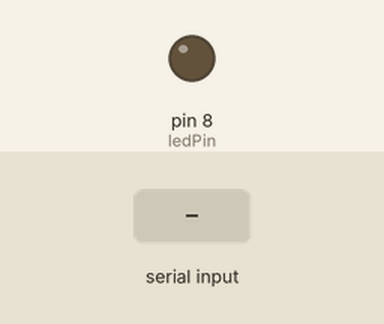
Bench run of a sketch on a simulated Arduino Uno, built with avr-gcc and run on an emulated ATmega328P. Parts: output pins drawn as LEDs (lit = HIGH). The inputs (shaded band) are chosen by the test bench. What the sketch prints to the serial monitor is not drawn.

Above: at 1.2 s.
1.3 s: "1" received over Serial
At 2.5 s:
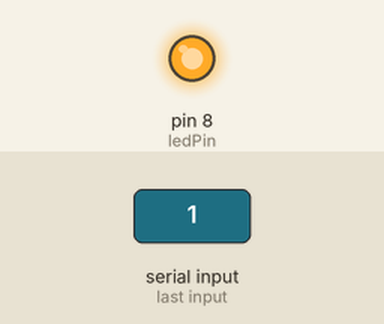
2.8 s: "0" received over Serial
At 3.9 s:
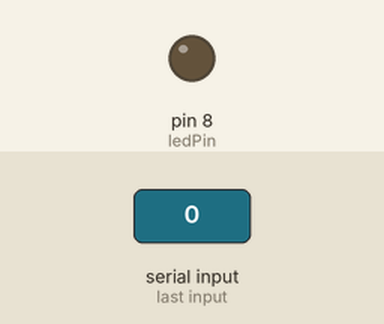
Timing chart, 0 to 5.8 s (numbered marks = the images above; inputs shaded):
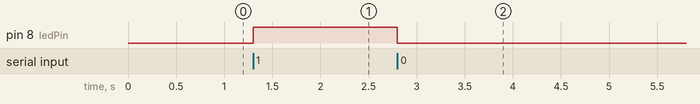

Measured:
- after the input at 1.3 s, pin 8 (ledPin): LOW → HIGH at once
- after the input at 2.8 s, pin 8 (ledPin): HIGH → LOW at once

The sketch:

led.ino
```cpp
// Arduino IDE 会自动包含所需的核心库，无需显式包含 Arduino.h

const int ledPin = 8; // 数字引脚8输出高低电平

void setup()
{
  // 初始化串口通信，波特率设置为9600（和Python端一致）
  Serial.begin(9600);

  // 设置LED引脚为输出模式
  pinMode(ledPin, OUTPUT);

  // 初始状态关闭LED
  digitalWrite(ledPin, LOW);
  Serial.println("Arduino已启动，等待指令...");
}

void loop()
{
  // 检查串口是否有数据可读
  if (Serial.available() > 0)
  {
    // 读取接收到的字节
    char command = Serial.read();

    // 根据命令控制LED
    if (command == '1')
    {
      digitalWrite(ledPin, HIGH); // 开灯
      Serial.println("收到指令: 开灯");
    }
    else if (command == '0')
    {
      digitalWrite(ledPin, LOW); // 关灯
      Serial.println("收到指令: 关灯");
    }

    // 添加短暂延时防止指令重复处理
    delay(20);
  }
}
```
